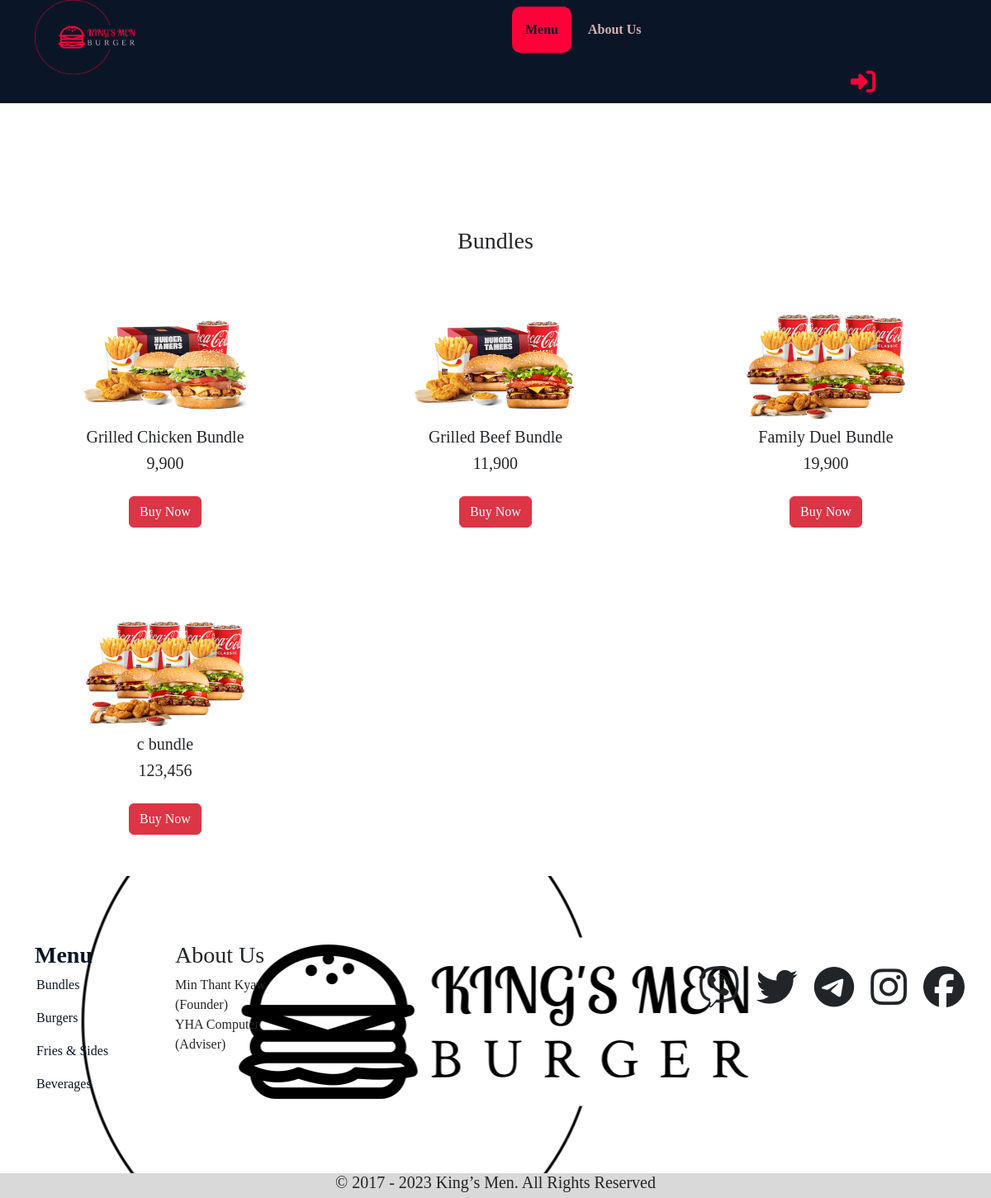
Page /imenu.php?category_id=43 on the committed database.
### tables this page shows
CREATE TABLE `catagory` (
  `c_id` int(11) NOT NULL,
  `c_name` varchar(1000) NOT NULL,
  `c_img` varchar(1000) NOT NULL
);

CREATE TABLE `item` (
  `item_id` int(11) NOT NULL,
  `item_name` varchar(1000) NOT NULL,
  `item_price` int(11) NOT NULL,
  `cat_id` int(11) NOT NULL,
  `item_img` mediumtext NOT NULL
);

### imenu.php (the view, shortened to what this page needs)
<?php
    include("head.php");
?>
<?php
if(isset($_GET['category_id'])){
$cid=$_GET['category_id'];
$sql="SELECT * FROM catagory WHERE c_id=$cid";
$res=mysqli_query($con,$sql);
$row=mysqli_fetch_assoc($res);
$cname=$row['c_name'];}
?>
<div class="container-fluid">
        <h3 class="text-center" style="padding-top: 150px;"><?php echo $cname;?></h3>
        <div class="row">
                <?php
                if(isset($_GET['category_id'])){
                $cid=$_GET['category_id'];
                $sql="SELECT * FROM catagory WHERE c_id=$cid";
                $res=mysqli_query($con,$sql);
                $row=mysqli_fetch_assoc($res);
                $cname=$row['c_name'];}
                    $sql2="SELECT * FROM item WHERE cat_id='$cid'";
                    $res2=mysqli_query($con,$sql2);
                    while($row2=mysqli_fetch_assoc($res2)){?>
                    <div class="col-xl-4" style="display: flex;justify-content: center;align-items: center;flex-direction: column;padding: 50px">
                        <form method="post" style="width:300px;">
                        <img src="item/<?=$row2['item_img']?>" style="height: 150px;padding-left:50px;" alt="">
                        <h5 class="text-center"><?=$row2['item_name']?></h5>
                        <h5 class="text-center"><?=number_format($row2['item_price']);?></h5>
                        </form>
                        <a href="signup.php"><Button class="btn btn-danger" style="margin-top: 20px;">Buy Now</Button></a>
                    </div>
                <?php
                    }
                ?>
            </div>
        </div>
<?php
    include("foot.php");
?>

### foot.php (shortened to what this page needs)
<section class="footer">
        <div class="container-fluid">
            <div class="row">
                <div class="col-xl-2 left">
                    <h3><a href="">Menu</a></h3>
                    <?php
                            include("dbcon.php");
                            $sql="SELECT * FROM `catagory`";
                            $res=mysqli_query($con,$sql);
                            while($row=mysqli_fetch_assoc($res)){
                            $id=$row['c_id'];
                            $title=$row['c_name'];
                            $img=$row['c_img'];?>
                            <ul>
                                <li>
                                <a class="" href="imenu.php?category_id=<?php echo $id; ?>"><?php echo $title;?></a>
                                </li>
                            </ul>
                                <?php
                            }
                            ?>
                </div>
                <div class="col-xl-2 mid">
                    <h3>About Us</h3>
                    <span>Min Thant Kyaw</span><br>
                    <span>(Founder)</span> <br>
                    <span>YHA Computer</span><br>
                    <span>(Adviser)</span>
                </div>
                <div class="col-xl-8 right">
                    <i class="fa-brands fa-facebook"></i>
                    <i class="fa-brands fa-instagram"></i>
                    <i class="fa-brands fa-telegram"></i>
                    <i class="fa-brands fa-twitter"></i>
                    <i class="fa-brands fa-viber"></i>
                </div>
            </div>
        </div>
    </section>
    <section class="footer2">
        <h5>© 2017 - 2023 King’s Men. All Rights Reserved</h5>
    </section>
</body>
</html>

### style.css (style rules this page uses)
* { margin: 0; padding: 0; font-family: 'Crimson Text', serif; }
:root { --theme:#FE0039; --second:#D7B2B2; --third: #0A1627; }
.footer { background: url(item/footer.png); width: 100%; height: 360px; background-position: center; background-repeat: no-repeat; background-size: cover; display: flex; justify-content: center; align-items: center; }
.footer .row h3 a { text-align: center; font-weight: bold; text-decoration: none; color: var(--third); margin-left: 30px; }
.footer ul { list-style-type: none; }
.footer ul a { text-decoration: none; color: var(--third); }
.footer .row i { float: right; font-size: 50px; margin-right: 20px; margin-top: 30px; }
.footer2 { width: 100%; height: 30px; display: flex; justify-content: center; align-items: center; text-align: center; background-color: #D9D9D9; font-size: 18px; }

### rows in the picture
catagory: c_name "Bundles"
item: item_img (picture), item_name "Grilled Chicken Bundle", item_price "9,900"
item: item_img (picture), item_name "Grilled Beef Bundle", item_price "11,900"
item: item_img (picture), item_name "Family Duel Bundle", item_price "19,900"
item: item_img (picture), item_name "c bundle", item_price "123,456"
catagory: c_name "Burgers"
catagory: c_name "Fries & Sides"
catagory: c_name "Beverages"
